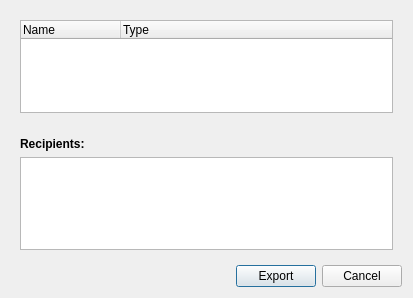
<?xml version="1.0" encoding="UTF-8"?>
<ui version="4.0">
 <class>ToDoListExport</class>
 <widget class="QDialog" name="ToDoListExport">
  <property name="geometry">
   <rect>
    <x>0</x>
    <y>0</y>
    <width>413</width>
    <height>298</height>
   </rect>
  </property>
  <property name="windowTitle">
   <string>Export ToDo List</string>
  </property>
  <layout class="QVBoxLayout" name="verticalLayout_3">
   <item>
    <widget class="QFrame" name="frame_2">
     <property name="frameShape">
      <enum>QFrame::NoFrame</enum>
     </property>
     <property name="frameShadow">
      <enum>QFrame::Plain</enum>
     </property>
     <layout class="QVBoxLayout" name="verticalLayout">
      <item>
       <widget class="QTreeWidget" name="exportList">
        <column>
         <property name="text">
          <string>Name</string>
         </property>
        </column>
        <column>
         <property name="text">
          <string>Type</string>
         </property>
        </column>
       </widget>
      </item>
     </layout>
    </widget>
   </item>
   <item>
    <widget class="QFrame" name="recipientFrame">
     <property name="frameShape">
      <enum>QFrame::NoFrame</enum>
     </property>
     <property name="frameShadow">
      <enum>QFrame::Plain</enum>
     </property>
     <layout class="QVBoxLayout" name="verticalLayout_2">
      <item>
       <widget class="QLabel" name="label">
        <property name="font">
         <font>
          <weight>75</weight>
          <bold>true</bold>
         </font>
        </property>
        <property name="text">
         <string>Recipients:</string>
        </property>
       </widget>
      </item>
      <item>
       <widget class="QListWidget" name="recipientList"/>
      </item>
     </layout>
    </widget>
   </item>
   <item>
    <layout class="QHBoxLayout" name="horizontalLayout_3">
     <item>
      <spacer name="horizontalSpacer">
       <property name="orientation">
        <enum>Qt::Horizontal</enum>
       </property>
       <property name="sizeHint" stdset="0">
        <size>
         <width>40</width>
         <height>20</height>
        </size>
       </property>
      </spacer>
     </item>
     <item>
      <widget class="QPushButton" name="exportButton">
       <property name="text">
        <string>Export</string>
       </property>
      </widget>
     </item>
     <item>
      <widget class="QPushButton" name="cancelButton">
       <property name="text">
        <string>Cancel</string>
       </property>
      </widget>
     </item>
    </layout>
   </item>
  </layout>
 </widget>
 <resources/>
 <connections>
  <connection>
   <sender>cancelButton</sender>
   <signal>clicked()</signal>
   <receiver>ToDoListExport</receiver>
   <slot>close()</slot>
   <hints>
    <hint type="sourcelabel">
     <x>87</x>
     <y>408</y>
    </hint>
    <hint type="destinationlabel">
     <x>199</x>
     <y>235</y>
    </hint>
   </hints>
  </connection>
  <connection>
   <sender>exportButton</sender>
   <signal>clicked()</signal>
   <receiver>ToDoListExport</receiver>
   <slot>accept()</slot>
   <hints>
    <hint type="sourcelabel">
     <x>358</x>
     <y>699</y>
    </hint>
    <hint type="destinationlabel">
     <x>206</x>
     <y>363</y>
    </hint>
   </hints>
  </connection>
 </connections>
</ui>
